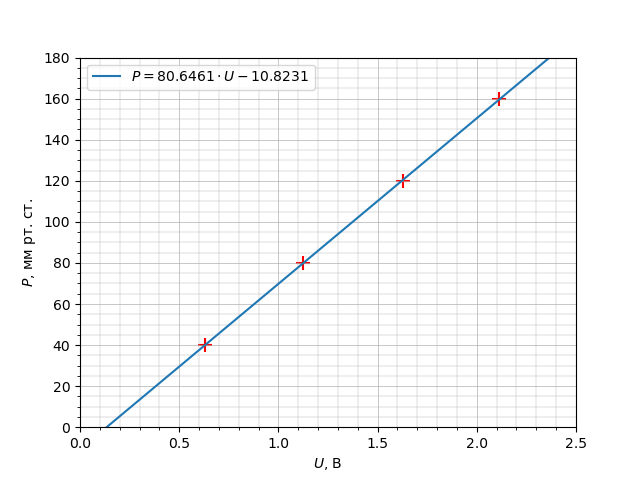

Write the Python code that produced this figure.
from matplotlib import pyplot as plt
import numpy as np
import pandas as pd
from scipy.optimize import curve_fit

def linear_func(x, a, b):
    return a * x + b

def lsm(x, y): 
    params, covariance = curve_fit(linear_func, x, y)
    xs = np.linspace(0, 2 * max(x), 1000)
    ys = linear_func(xs, params[0], params[1])
    a, b = params
    da, db = np.sqrt(np.diag(covariance))
    return xs, ys, a, b, da, db

data1 = np.array(pd.read_csv('/home/l3v/repo/Pelevin-Podmoskovnov-Lukin/blood/40mmHg.csv')[1:])
data2 = np.array(pd.read_csv('/home/l3v/repo/Pelevin-Podmoskovnov-Lukin/blood/80mmHg.csv')[1:])
data3 = np.array(pd.read_csv('/home/l3v/repo/Pelevin-Podmoskovnov-Lukin/blood/120mmHg.csv')[1:])
data4 = np.array(pd.read_csv('/home/l3v/repo/Pelevin-Podmoskovnov-Lukin/blood/160mmHg.csv')[1:])

data = np.array([np.mean(data1[:, 1]), np.mean(data2[:, 1]), np.mean(data3[:, 1]), np.mean(data4[:, 1])])

plt.scatter(data, [40, 80, 120, 160], marker='+', color='red', s=100)

x, y, a, b, da, db = lsm(data, [40, 80, 120, 160])
plt.plot(x, y, label=fr'$P={a:.4f}\cdot U{b:.4f}$')

plt.legend()

plt.ylabel('$P$, мм рт. ст.')
plt.xlabel('$U$, В')

plt.xlim(0, 2.5)
plt.ylim(0, 180)

plt.grid(True, which='major', linestyle='-', linewidth=0.5)
plt.grid(True, which='minor', linestyle='-', linewidth=0.3)

plt.minorticks_on()

plt.show()
